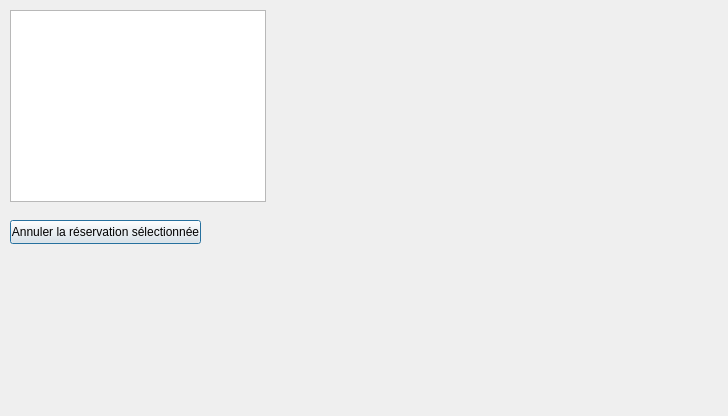
<?xml version="1.0" encoding="UTF-8"?>
<ui version="4.0">
 <class>DialogMesReservations</class>
 <widget class="QDialog" name="DialogMesReservations">
  <property name="geometry">
   <rect>
    <x>0</x>
    <y>0</y>
    <width>728</width>
    <height>416</height>
   </rect>
  </property>
  <property name="windowTitle">
   <string>Dialog</string>
  </property>
  <widget class="QTableView" name="tableReservations">
   <property name="geometry">
    <rect>
     <x>10</x>
     <y>10</y>
     <width>256</width>
     <height>192</height>
    </rect>
   </property>
  </widget>
  <widget class="QPushButton" name="btnAnnuler">
   <property name="geometry">
    <rect>
     <x>10</x>
     <y>220</y>
     <width>191</width>
     <height>24</height>
    </rect>
   </property>
   <property name="text">
    <string>Annuler la réservation sélectionnée</string>
   </property>
  </widget>
 </widget>
 <resources/>
 <connections/>
</ui>
